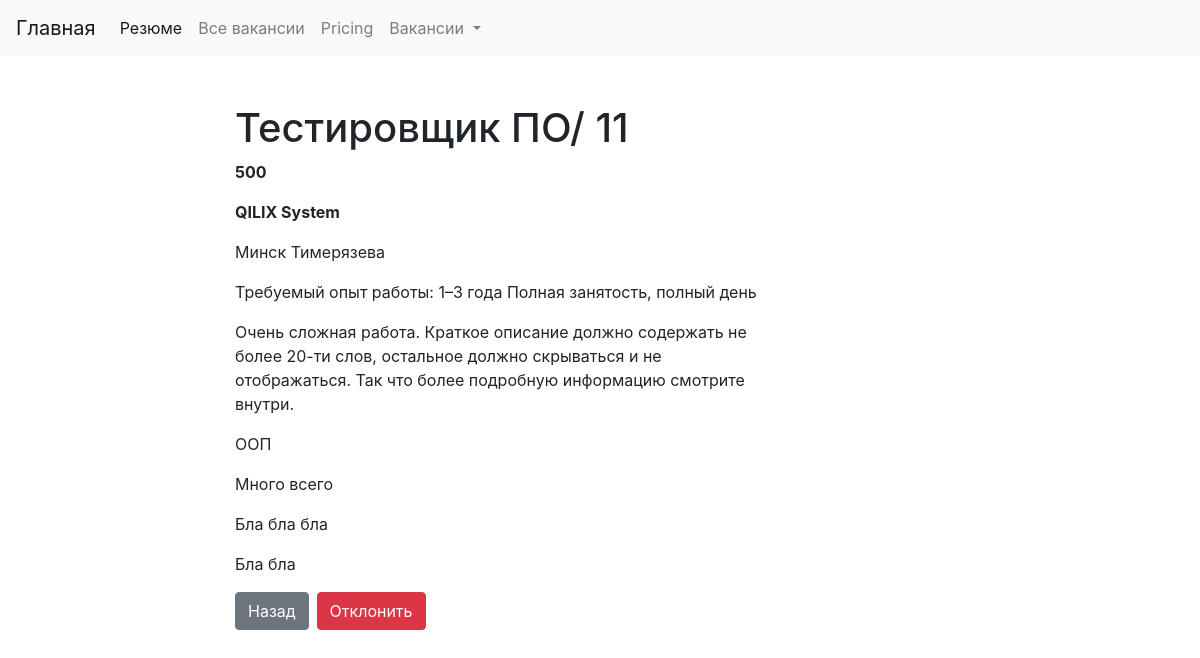
Page /client/vacancy/Tester3/ on the committed database.
### client/models.py (models this page shows, shortened)
class Vacancy(models.Model):
    state = models.CharField(max_length=100)
    slug = models.SlugField(max_length=100, unique=True)
    salary = models.CharField(max_length=20)
    organization = models.CharField(max_length=100)
    address = models.CharField(max_length=200, null=True)
    employment = models.CharField(max_length=100, null=True)
    description = models.TextField(max_length=1000)
    skills = models.CharField(max_length=100, null=True)
    requirements = models.TextField(max_length=1000, null=True)
    duties = models.TextField(max_length=1000, null=True)
    conditions = models.TextField(max_length=1000, null=True)

### client/views.py (the view)
# urls.py: path('vacancy/<str:slug>/', vacancy_detail, name='vacancy_detail_url'),
def vacancy_detail(request, slug):
    vacancy = Vacancy.objects.get(slug__iexact=slug)
    first_flag = 1 if bool(vacancy.in_waiting_for_resume.all() or vacancy.reject_for_resume.all()) else 0
    second_flag = 1 if bool(vacancy.in_waiting_for_resume.all() or vacancy.accept_for_resume.all()) else 0
    return render(request, 'client/client_vacancy_detail.html', context={
        'vacancy': vacancy,
        'first_flag': first_flag,
        'second_flag': second_flag
    })

### client/models.py (called while the page is built)
    def get_accept_url(self):
        return reverse('accepted_vacancies_url', kwargs={'slug': self.slug})

### client/templates/client/client_vacancy_detail.html (shortened to what this page needs)
{% extends 'client/base.html' %}
{% block content %}
    <h1 class="mt-5">
        {{ vacancy.state }}
    </h1>
    <p>
        <b>{{ vacancy.salary }}</b>
    </p>
    <p>
        <b>{{ vacancy.organization }}</b>
    </p>
    <p>
        {{ vacancy.address }}
    </p>
    <p>
        {{ vacancy.employment }}
    </p>
    <p>
        {{ vacancy.description }}
    </p>
    <p>
        {{ vacancy.skills }}
    </p>
    <p>
        {{ vacancy.requirements }}
    </p>
    <p>
        {{ vacancy.duties }}
    </p>
    <p>
        {{ vacancy.conditions }}
    </p>
<div class="btn-toolbar" role="toolbar" aria-label="Toolbar with button groups">
    {% if vacancy.in_waiting_for_resume.all %}
        <div class="btn-group mr-2" role="group" aria-label="First group">
            <a href="{{ vacancy.in_waiting_for_resume.get.get_absolute_url }}" class="btn btn-secondary">Назад</a>
        </div>
    {% elif vacancy.accept_for_resume.all %}
        <div class="btn-group mr-2" role="group" aria-label="First group">
            <a href="{{ vacancy.accept_for_resume.get.get_accept_url }}" class="btn btn-secondary">Назад</a>
        </div>
    {% elif vacancy.reject_for_resume.all %}
        <div class="btn-group mr-2" role="group" aria-label="First group">
            <a href="{{ vacancy.reject_for_resume.get.get_reject_url }}" class="btn btn-secondary">Назад</a>
        </div>
    {% else %}
        <div class="btn-group mr-2" role="group" aria-label="First group">
            <a onclick="javascript:history.back(); return false;" class="btn btn-secondary">Назад</a>
        </div>
    {% endif %}
     <div class="btn-group" role="group" aria-label="Third group" hidden id="second">
         <button type="button" id="{{ vacancy.slug }}" class="btn btn-danger reject">Отклонить</button>
     </div>
</div>
{% endblock %}

### client/templates/client/base.html (shortened to what this page needs)
<!DOCTYPE html>
<html lang="en">
<head>
    <link rel="stylesheet" href="https://stackpath.bootstrapcdn.com/bootstrap/4.3.1/css/bootstrap.min.css"
>
</head>
<body>
<nav class="navbar navbar-expand-lg navbar-light bg-light">
  <a class="navbar-brand" href="#">Главная</a>
  <div class="collapse navbar-collapse" id="navbarNavDropdown">
    <ul class="navbar-nav">
      <li class="nav-item active">
        <a class="nav-link" href="{% url 'resume_list_url' %}">Резюме</a>
      </li>
      <li class="nav-item">
        <a class="nav-link" href="{% url 'vacancies_list' %}">Все вакансии</a>
      </li>
      <li class="nav-item">
        <a class="nav-link" href="#">Pricing</a>
      </li>
      <li class="nav-item dropdown">
        <a class="nav-link dropdown-toggle" href="#" id="navbarDropdownMenuLink" role="button" data-toggle="dropdown" aria-haspopup="true" aria-expanded="false">
          Вакансии
        </a>
      </li>
    </ul>
  </div>
</nav>
    <div class="container">
        <div class="row">
            <div class="col-6 offset-md-2">
                {% block content %}
                {% endblock %}
            </div>
        </div>
    </div>
</body>
</html>

### rows in the picture
Vacancy: state "Тестировщик ПО/ 11", salary "500", organization "QILIX System", address "Минск Тимерязева", employment "Требуемый опыт работы: 1–3 года Полная занятость, полный день", description "Очень сложная работа. Краткое описание должно содержать не более 20-ти слов, остальное должно скрываться и не отображаться. Так что более подробную информацию смотрите внутри.", skills "ООП", requirements "Много всего", duties "Бла бла бла", conditions "Бла бла"
